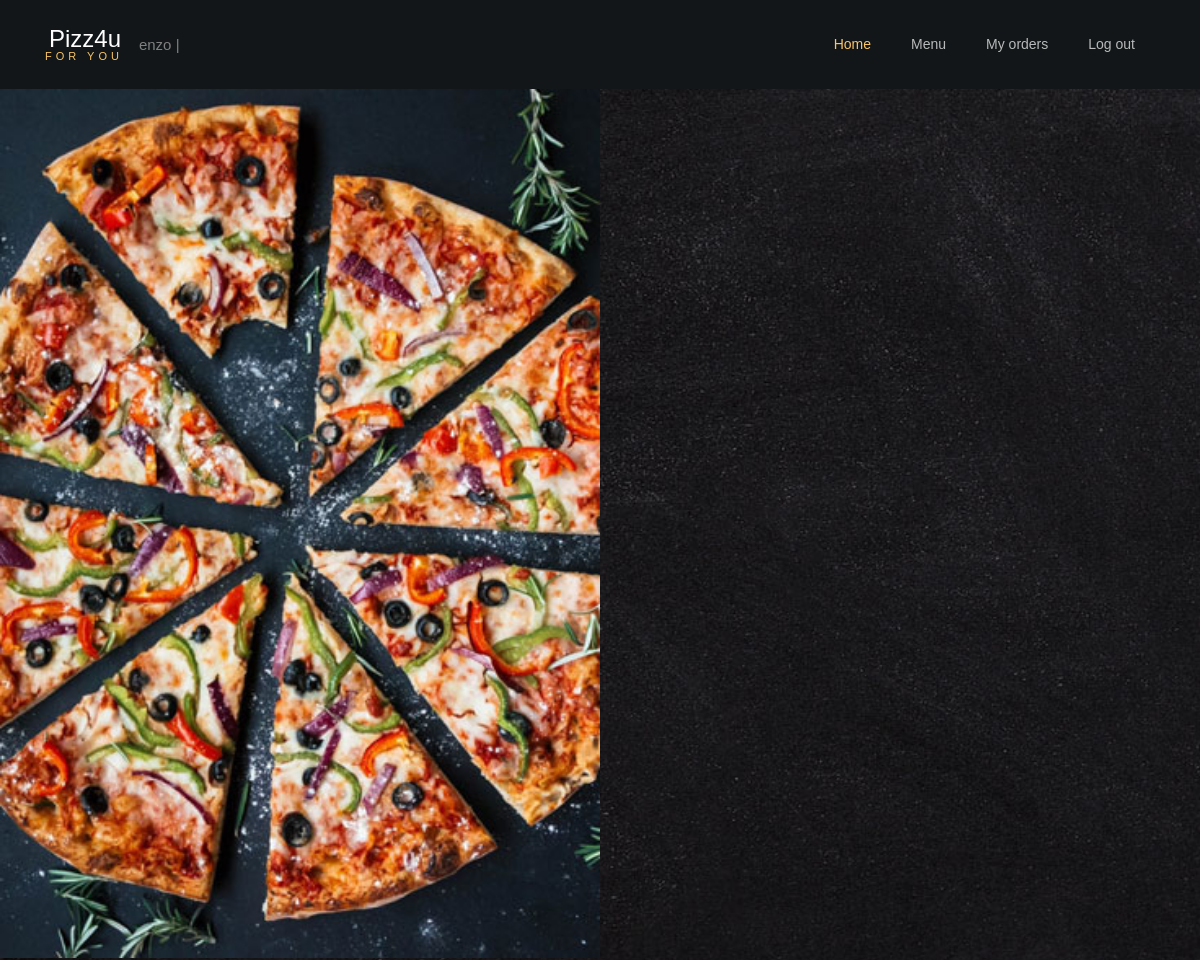
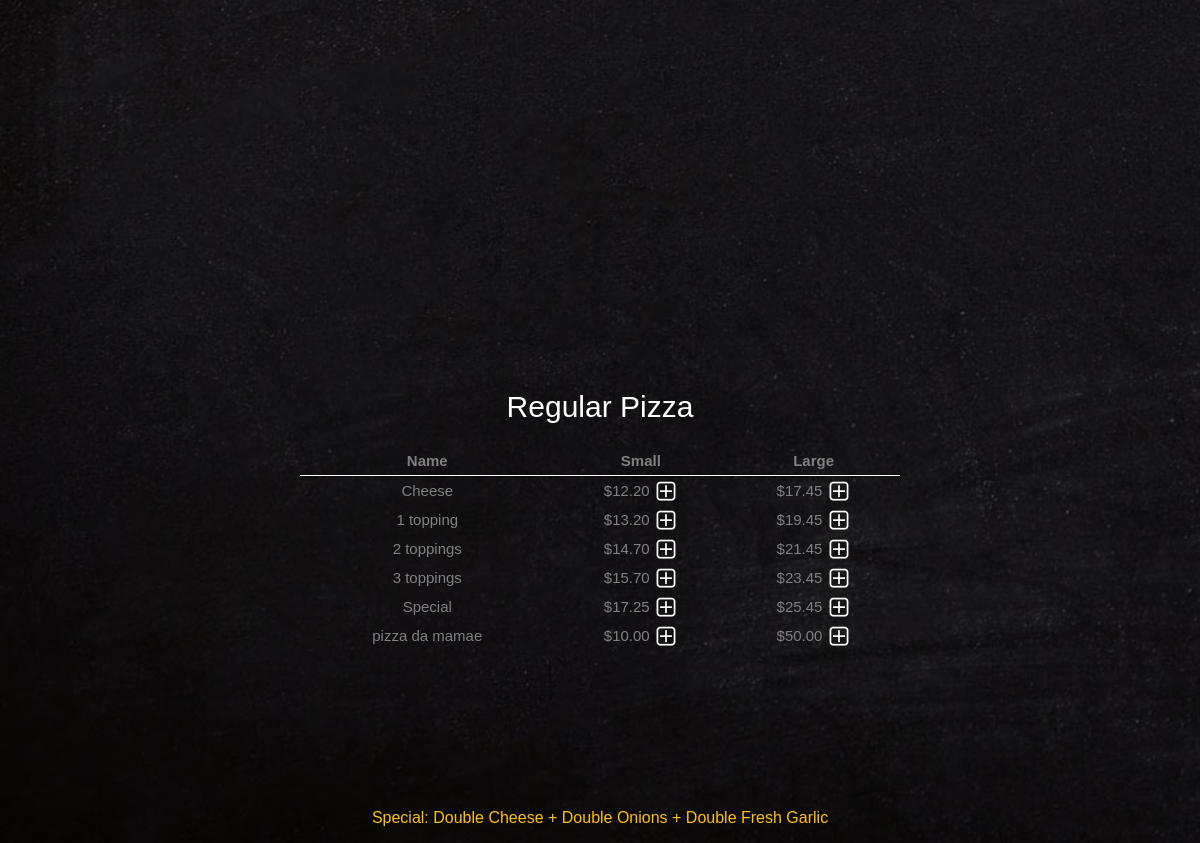
Screenshot of /menu/Regular Pizza (signed in) with the database file from the repository (2 pictures, top to bottom).
### orders/models.py (models this page shows, shortened)
class Regular_pizza(models.Model):
    name=models.CharField(max_length=64)
    small=models.DecimalField(max_digits=4,decimal_places=2)
    large=models.DecimalField(max_digits=4,decimal_places=2)

### orders/views.py (the view)
# urls.py: path("menu/<str:category>", views.menu, name="menu"),
def menu(request,category):
    menu,columns=findTable(category)
    order_number=User_order.objects.get(user=request.user,status='initiated').order_number
    context = {
        "user":request.user,
        "Checkout":Order2.objects.filter(user=request.user,number=order_number),
        "Checkout_category":Order2.objects.filter(user=request.user,number=order_number).values_list('category').distinct(),
        "Total":list(Order2.objects.filter(user=request.user,number=order_number).aggregate(Sum('price')).values())[0],
        "Category": Category.objects.all(),
        "Active_category":category,
        "Menu": menu,
        "Columns":columns,
        "Topping_price": 0.00,
        "Order_number":order_number
    }
    return render(request,"menu.html",context)

### orders/models.py (called while the page is built)
    def __str__(self):
        return f"{self.name}"

    def __str__(self):
        return f"{self.name} - ${self.price} "

### orders/views.py (called while the page is built)
def findTable(category):
    if category == "Regular Pizza":
        menu=Regular_pizza.objects.all()
        columns=3
    elif category == "Sicilian Pizza":
        menu=Sicilian_pizza.objects.all()
        columns=3
    elif category == "Toppings":
        menu=Topping.objects.all()
        columns=1
    elif category == "Subs":
        menu=Sub.objects.all()
        columns=3
    elif category == "Pasta":
        menu=Pasta.objects.all()
        columns=2
    elif category == "Salad":
        menu=Salad.objects.all()
        columns=2
    elif category == "Dinner Platters":
        menu=Dinner_platter.objects.all()
        columns=3
    return menu,columns

### orders/templates/menu.html (shortened to what this page needs)
<!DOCTYPE html>
<html lang="en">
  <head>
	{% load static %}
	<link rel="stylesheet" type="text/css" href="{% static 'styles.css' %}">
	<link rel="stylesheet" type="text/css" href="{% static 'style.css' %}">
    <link rel="stylesheet" type="text/css" href="https://cdnjs.cloudflare.com/ajax/libs/open-iconic/1.1.1/font/css/open-iconic-bootstrap.min.css">
    <link rel="stylesheet" type="text/css" href="{% static 'animate.css' %}">
    <link rel="stylesheet" type="text/css" href="https://cdn.jsdelivr.net/npm/owlcarousel@1.3.3/owl-carousel/owl.carousel.min.css">
    <link rel="stylesheet" type="text/css" href="https://cdn.jsdelivr.net/npm/magnific-popup@1.1.0/dist/magnific-popup.css">
    <link rel="stylesheet" type="text/css" href="https://unpkg.com/aos@2.3.1/dist/aos.css">
    <link rel="stylesheet" type="text/css" href="https://cdn.jsdelivr.net/npm/ionicons@4.4.6/dist/css/ionicons.min.css">
    <link rel="stylesheet" type="text/css" href="https://cdn.jsdelivr.net/npm/bootstrap-datepicker@1.8.0/dist/js/bootstrap-datepicker.min.js">
    <link rel="stylesheet" type="text/css" href="https://cdn.jsdelivr.net/npm/jquery-timepicker@1.3.3/jquery.timepicker.css">
  </head>
  <body style="background: url({% static 'bg_4.jpg' %}) no-repeat fixed; background-size: cover;">
	{% if Category %}
  	<nav class="navbar navbar-expand-lg navbar-dark ftco_navbar bg-dark ftco-navbar-light" id="ftco-navbar">
	    <div class="container">
		    <a class="navbar-brand" href="{% url 'index' %}">Pizz4u<br><small>for you</small></a>
			{{user.username}} |
			{% if not user.is_superuser %}
				<div class="collapse navbar-collapse" id="ftco-nav">
					<ul class="navbar-nav ml-auto">
						<li class="nav-item active"><a href="{% url 'index' %}" class="nav-link">Home</a></li>
						<li class="nav-item"><a href="#menu" class="nav-link">Menu</a></li>
						<li class="nav-item"><a href="{% url 'my_orders' Order_number %}" class="nav-link">My orders</a></li>
						<li class="nav-item"><a href="{% url 'logout' %}" class="nav-link">Log out</a></li>
					</ul>
				</div>
			{% endif %}
		</div>
    </nav>
    {% endif %}
    <section class="ftco-about d-md-flex">
    	<div class="one-half img" style="background-image: url({% static 'image_3.jpg' %});"></div>
    </section>
    <section class="ftco-section" style="padding-bottom: 0!important;">
    	<div class="container">
    		<div class="row justify-content-center pb-1">
        </div>
    	</div>
    </section>
    <section class="ftco-menu">
    	<div class="container-fluid">
		      </div>
	</section>
</html>
{% block body%}
<div style="margin-bottom: 10em!important;">
    <table class='table-small w-50 mx-auto text-center '>
        <caption style='caption-side:top;color:white;font-size: 30px;text-align: center'>{{Active_category}}</caption>
        {% if Columns == 3 %}
        <thead class='thead-light'>
            <tr >
                <th>Name</th>
                <th>Small</th>
                <th>Large</th>
            </tr>
        </thead>
        <tbody>
            {% for row in Menu %}
            <tr>
                {% load static %}
                <td>{{row.name}}</td>
                {% if row.small == None %}
                    <td></td>
                {% else %}
                    <td>${{row.small}}&nbsp;<a href="{% url 'add' Active_category row.name row.small %}"><img class='plus' src="{% static 'plus.png' %}"></a></td>
                {% endif %}
                <td>${{row.large}}&nbsp;<a href="{% url 'add' Active_category row.name row.large %}"><img class='plus' src="{% static 'plus.png' %}"></a></td>
            </tr>
            {% endfor %}
        </tbody>
        {% endif %}
    </table>
</div>
{% if Active_category == 'Regular Pizza' or Active_category == 'Sicilian Pizza'  %}
    <div class='text-center p-2'>
        <h6 class='text-warning mx-auto'>Special: Double Cheese + Double Onions + Double Fresh Garlic</h6>
{% endif %}
{% endblock %}

### orders/static/styles.css (style rules this page uses)
th { border-bottom: 1px solid white; }
li { list-style-type: none; }

### rows the page displays
Regular_pizza: name "Cheese", small "12.20", large "17.45"
Regular_pizza: name "1 topping", small "13.20", large "19.45"
Regular_pizza: name "2 toppings", small "14.70", large "21.45"
Regular_pizza: name "3 toppings", small "15.70", large "23.45"
Regular_pizza: name "Special", small "17.25", large "25.45"
Regular_pizza: name "pizza da mamae", small "10.00", large "50.00"

### other values shown
{{ user.username }} "enzo"
{{ Active_category }} "Regular Pizza"
